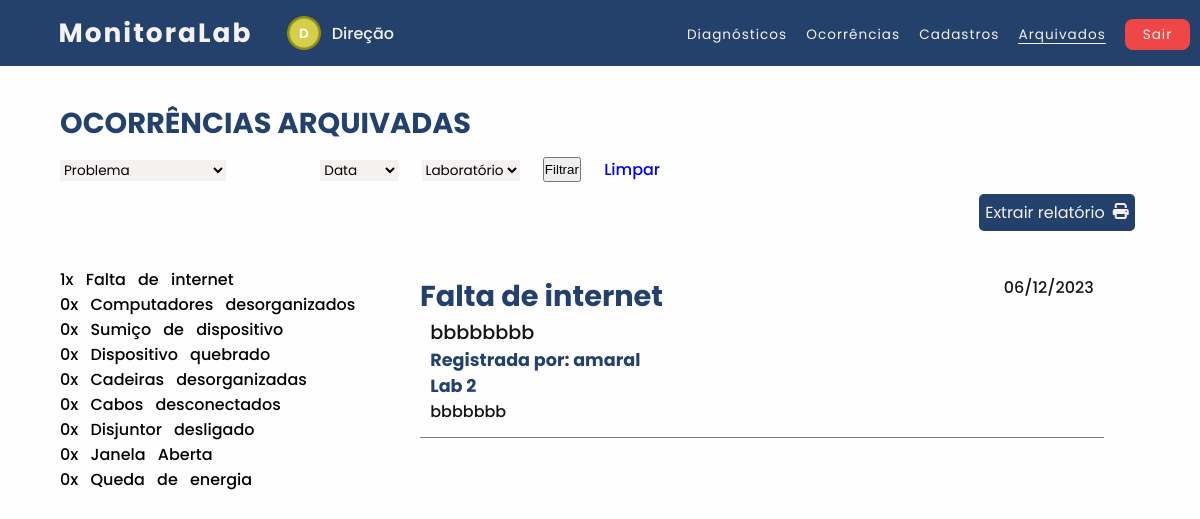
Screenshot of /usuarios/diretoria/ocorrencias-arquivadas.php (signed in) with the database file from the repository.
### tables this page shows
CREATE TABLE ocorrencia (
  ID int(11) NOT NULL,
  data date NOT NULL,
  titulo varchar(150) NOT NULL,
  laboratorio varchar(15) NOT NULL,
  problema varchar(30) NOT NULL,
  descricao varchar(500) NOT NULL,
  responsavel varchar(30) NOT NULL,
  arquivado varchar(5) NOT NULL,
  login_prof varchar(30) DEFAULT NULL
);

### usuarios/diretoria/ocorrencias-arquivadas.php (the view, shortened to what this page needs)
<?php
    include('../../php/classes/ocorrencias.php');
    $conexao = ConectarBanco();
    $Ocorrencia = new Ocorrencia();
    $sql_inicial = "SELECT * FROM `ocorrencia` WHERE `arquivado`='sim' AND";
    if (isset($_GET['problema']) && $_GET['problema'] != '' && isset($_GET['data']) && $_GET['data'] != '' && isset($_GET['lab']) && $_GET['lab'] != '')
    {
        $sql_query = $conexao->query($sql_inicial . " `problema`='" . $_GET['problema'] . "' AND " . $Ocorrencia->PegarData($_GET['data']) . " AND `laboratorio`='" . $_GET['lab'] . "' ORDER BY `Data`DESC");
    }
    else if (isset($_GET['problema']) && $_GET['problema'] != '' && isset($_GET['data']) && $_GET['data'] != '')
    {
        $sql_query = $conexao->query($sql_inicial . " `problema`='" . $_GET['problema'] . "' AND " . $Ocorrencia->PegarData($_GET['data']) . " ORDER BY `Data` DESC");
    }
    else if (isset($_GET['data']) && $_GET['data'] != '' && isset($_GET['lab']) && $_GET['lab'] != '')
    {
        $sql_query = $conexao->query($sql_inicial . $Ocorrencia->PegarData($_GET['data']) . " AND `laboratorio`='" . $_GET['lab'] . "' ORDER BY `Data` DESC");
    }
    else if (isset($_GET['problema']) && $_GET['problema'] != '' && isset($_GET['lab']) && $_GET['lab'] != '')
    {
        $sql_query = $conexao->query($sql_inicial . " `problema`='" . $_GET['problema'] . "' AND `laboratorio`='" . $_GET['lab'] . "' ORDER BY `Data` DESC");
    }
    else if (isset($_GET['problema']) && $_GET['problema'] != '')
    {
        $sql_query = $conexao->query($sql_inicial . " `problema`='" . $_GET['problema'] . "'  ORDER BY `Data` DESC");
    }
    else if (isset($_GET['data']) && $_GET['data'] != '')
    {
        $sql_query = $conexao->query($sql_inicial . $Ocorrencia->PegarData($_GET['data']) . "  ORDER BY `Data` DESC");
    }
    else if (isset($_GET['lab']) && $_GET['lab'] != '')
    {
        $sql_query = $conexao->query($sql_inicial . " `laboratorio`='" . $_GET['lab'] . "'  ORDER BY `Data` DESC");
    }
    else
    {
        $sql_query = $conexao->query("SELECT * FROM `ocorrencia` WHERE `arquivado`='sim' ORDER BY `Data` DESC");
    }
   $faltaInternet = $conexao->query($sql_inicial . " `problema`='Falta de internet'");
   $quantidadeFalta = mysqli_num_rows($faltaInternet);
   $pcDesorganizado = $conexao->query($sql_inicial . " `problema`='Computadores desorganizados'");
   $quantidadePC = mysqli_num_rows($pcDesorganizado);
   $sumicoDispositivo = $conexao->query($sql_inicial . " `problema`='Sumiço de dispositivos'");
   $quantidadeSumico = mysqli_num_rows($sumicoDispositivo);
   $dispositivoQuebrado = $conexao->query($sql_inicial . " `problema`='Dispositivo quebrado'");
   $quantidadeDispQuebrado = mysqli_num_rows($dispositivoQuebrado);
   $CadeirasDesorganizadas = $conexao->query($sql_inicial . " `problema`='Cadeiras desorganizadas'");
   $quantidadeCadeiras = mysqli_num_rows($CadeirasDesorganizadas);
   $cabosDesconectados = $conexao->query($sql_inicial . " `problema`='Cabos desconectados'");
   $quantidadeCabos = mysqli_num_rows($cabosDesconectados);
   $disjuntorDesligado = $conexao->query($sql_inicial . " `problema`='Disjuntor desligado'");
   $quantidadeDisjuntor = mysqli_num_rows($disjuntorDesligado);
   $janelaAberta = $conexao->query($sql_inicial . " `problema`='Janela aberta'");
   $quantidadeJanela = mysqli_num_rows($janelaAberta);
   $quedaEnergia = $conexao->query($sql_inicial . " `problema`='Queda de energia'");
   $quantidadeQueda = mysqli_num_rows($quedaEnergia);
?>
<!DOCTYPE html>
<html lang="pt-br">
    <head>
        <link rel="stylesheet" type="text/css" href="../../css/navbar.css">
        <link rel="stylesheet" type="text/css" href="../../css/ocorrencias-arquivadas.css">
        <link rel="stylesheet" href="../../css/fonte-alert.css">
        <link rel="stylesheet" href="https://cdnjs.cloudflare.com/ajax/libs/font-awesome/6.4.2/css/all.min.css"
 />
        <link rel="stylesheet" type="text/css" href="../../css/icone-tema.css">
    </head>
    <body id="body">
        <nav>
        <h1 class="logo">MonitoraLab</h1>
        <img src="../../icons/icone-direcao.png" class="icone-usuario">
        <div class="usuario">Direção</div>
            <ul>
                <li><a class="nav-li" href="inicio.php">Diagnósticos</a></li>
                <li><a class="nav-li" href="ocorrencias.php">Ocorrências</a></li>
                <li><a class="nav-li" href="professores-cadastrados.php">Cadastros</a></li>
                <li><a class="active" href="">Arquivados</a></li>
                <li><a class="Btn-Sair" onclick="Sair()" style="cursor: pointer;">Sair</a> </li>
            </ul>
        </nav>
        <h2>Ocorrências Arquivadas</h2>
        <form method="post" action="../../php/classes/usuarios.php" id="pai">
            <div id="Problema">
                <select id="problema" name="problema" title="problema">
                    <option value="">Problema</option>
                </select>
            </div>
            <div id="Data">
                <select id="data" name="data" title="data">
                    <option value="">Data</option>
                </select>
            </div>
            <div class="Laboratorio">
                <select id="laboratorio" name="laboratorio" title="laboratorio">
                    <option value="">Laboratório</option>
                </select>
            </div>
            <button type="submit" name="filtro">Filtrar</button>
            <a href="../../php/classes/usuarios.php?limpar=true">Limpar</a>
        </form>
        <button class="botao-extrair"
            onclick="GerarPDF('<?php echo $_GET['problema'] ?>', '<?php echo $_GET['data'] ?>', '<?php echo $_GET['lab'] ?>')">
                Extrair relatório
            <i class="fa-solid fa-print"></i>
        </button>
        <div class="container-geral">
            <div class="container-problemas">
                <label class="problemas"><?php echo $quantidadeFalta ;?>x Falta de internet</label>
                <label class="problemas"><?php echo $quantidadePC ;?>x Computadores desorganizados</label>
                <label class="problemas"><?php echo $quantidadeSumico ;?>x Sumiço de dispositivo</label>
                <label class="problemas"><?php echo $quantidadeDispQuebrado ;?>x Dispositivo quebrado</label>
                <label class="problemas"><?php echo $quantidadeCadeiras ;?>x Cadeiras desorganizadas</label>
                <label class="problemas"><?php echo $quantidadeCabos ;?>x Cabos desconectados</label>
                <label class="problemas"><?php echo $quantidadeDisjuntor ;?>x Disjuntor desligado</label>
                <label class="problemas"><?php echo $quantidadeJanela ;?>x Janela Aberta</label>
                <label class="problemas"><?php echo $quantidadeQueda ;?>x Queda de energia</label>
            </div>
            <div class="container-ocorrencia">
            <?php
                while ($ocorrencia = $sql_query->fetch_assoc())
                {
            ?>
            <div class='item'>
                <div class="cabecalho-ocorrencia">
                    <div class="problema-data">
                        <label class="titulo-problema"><?php echo $ocorrencia['problema']; ?></label>
                        <label class="data-ocorrencia"><?php echo date('d/m/Y', strtotime($ocorrencia['data'])); ?></label>
                    </div>
                    <div class="titulo-ocorrencia"><?php echo $ocorrencia['titulo']; ?></div>
                </div>
                <div class="infos-ocorrencia">
                    <label class="responsavel">Registrada por: <?php echo $ocorrencia['responsavel']; ?></label>
                    <label class="laboratorio"><?php echo $ocorrencia['laboratorio']; ?></label>
                </div>
                <div class="descricao-ocorrencia">
                    <?php echo $ocorrencia['descricao']; ?>
                </div>
            </div>
            <?php
                }
            ?>
            </div>
        </div>
    </body>
</html>

### css/navbar.css (style rules this page uses)
nav { background-color: var(--azul-1); color: var(--branco-1); padding: 1.1% 2%; display: flex; align-items: center; }
.logo { font-family: 'Poppins', sans-serif; font-size: 165%; font-weight: bold; letter-spacing: 2px; margin-left: 2%; }
.icone-usuario { margin-left: 3%; margin-right: 0.4%; width: 3%; }
.usuario { font-family: 'Poppins', sans-serif; font-size: 100%; margin-left: 0.5%; }
nav ul { position: absolute; margin-left: 54%; }
nav ul li { display: inline-block; line-height: 80%; margin-left: 15px; }
nav ul li a { color: var(--branco-1); font-family: 'Poppins', sans-serif; font-size: 85%; letter-spacing: 1px; line-height: 20%; position: relative; font-weight: 400; }
.nav-li::after { content: " "; width: 0%; height: 1px; background-color: var(--branco-1); position: absolute; bottom: 0; left: 0; transition: 0.2s ease-in-out; }
.active::after { content: " "; width: 100%; height: 1px; background-color: var(--branco-1); position: absolute; bottom: 0; left: 0; }
.Btn-Sair { background-color: var(--vermelho-1); padding: 20% 60%; border-radius: 8px; }

### css/ocorrencias-arquivadas.css (style rules this page uses)
html { min-height: 100vh; }
* { margin: 0; padding: 0; text-decoration: none; list-style: none; letter-spacing: normal; }
body { background: var(--fundo); font-family:'Poppins', sans-serif; font-weight: 470; letter-spacing: 5px; }
h2 { color: var(--h2); text-transform: uppercase; margin: 3% 0 0 5%; letter-spacing: normal; font-size: 180%; font-family: 'Poppins', sans-serif; }
.botao-extrair { background-color: var(--azul-1); color: var(--branco-1); width: auto; height: auto; font-family: 'Poppins', sans-serif; border: none; display: flex; margin: 1% 0 2% 81.6%; font-size: 100%; padding: 0.5%; border-radius: 5px; cursor: pointer; }
.fa-solid { margin: 1.5% 0 0 8px; }
.container-geral { display: flex; justify-content: space-between; }
.item { border-bottom: 1px solid var(--cinza-3); margin: 1% 5% 0 0; }
.problema-data { display: flex; justify-content:space-between; }
.titulo-problema { color: var(--titulo); letter-spacing: normal; font-size: 180%; font-family: 'Poppins', sans-serif; font-weight: 700; }
.data-ocorrencia { color: var(--dados); padding-right: 1.5%; }
.titulo-ocorrencia { font-weight: 450; font-size: 1.2rem; color: var(--dados); padding-left: 1.5%; }
.infos-ocorrencia { display: flex; flex-direction: column; padding-left: 1.5%; }
.responsavel { color: var(--azul-1); font-size: 110%; font-family: 'Poppins', sans-serif; font-weight: 700; }
.laboratorio { color: var(--titulo); font-size: 110%; font-family: 'Poppins', sans-serif; font-weight: 700; }
.descricao-ocorrencia { color: var(--dados); margin: 0 0 2% 0; margin-left: 1.5%; width: 90%; }
.container-problemas { display: flex; flex-direction: column; margin: 1% 0 0 5%; font-family: 'Poppins', sans-serif; font-weight: 450; text-align: justify; word-spacing: 8px; }
.container-ocorrencia { display: flex; flex-direction: column; text-align: justify; width: 60%; margin: 1% 5% 0 0; }
#pai { display: flex; flex-direction: row; justify-content: space-between; max-width: 50%; margin: 1% 0 0 5%; font-family: 'Poppins', sans-serif; }
#problema { border: none; width: 70%; font-family: 'Poppins', sans-serif; font-size: 85%; }
#data { border: none; width: auto; font-family: 'Poppins', sans-serif; font-size: 85%; }
#laboratorio { border: none; width: auto; font-family: 'Poppins', sans-serif; font-size: 85%; }
select { background-color: var(--branco-1); }

### css/cores.css (style rules this page uses)
.tema-claro, :root { --azul-1: #24416B; --azul-2:#5E93E0; --branco-1: #f5f1f1; --vermelho-1: #EF4747; --vermelho-2: #d83b3b; --amarelo-1:#DDD73C; --preto-1: #000000; --cinza-1: #939393; --cinza-2: #7d7d7d4c; --cinza-3: #7d7d7d; --cinza-4: #4e4e4eb4; --preto-2: #0000001c; --preto-3: #141414; --icone: #fefefe; --fundo: #fefefe; --fundo-botao: #24416B; --h2: #24416B; --titulo-dados: #141414; --voltar: #090808; --titulo: #24416B; --dados: #141414; --ver-diag: #24416B; --caixa: #fefefe; --borda-caixa: #4e4e4eb4; --sombra: #0000001c; --texto-branco:#fefefe; --txt: #4e4e4eb4; --txt-hover: #7d7d7d4c; --miniatura:#4e4e4eb4; }
.tema-escuro, :root { --icone: #fefefe; --fundo: #091932; --fundo-botao: #091932; --h2: #fefefe; --titulo-dados: #e9e5e5; --voltar: #fefefe; --titulo: #fefefe; --dados: #fefefe; --ver-diag: #bdbdbd; --caixa: #24416B; --borda-caixa:#fefefe; --sombra: #fefefe14; --texto-branco:#fefefe; --txt: #4e4e4eb4; --miniatura: #fefefe; }

### usuarios/diretoria/ocorrencias-arquivadas.php (style rules this page uses)
body { visibility: hidden; }

### rows the page displays
ocorrencia: problema "Falta de internet", data "06/12/2023", titulo "bbbbbbbb", responsavel "amaral", laboratorio "Lab 2", descricao "bbbbbbb"

### other values shown
$quantidadeFalta "1"
$quantidadePC "0"
$quantidadeSumico "0"
$quantidadeDispQuebrado "0"
$quantidadeCadeiras "0"
$quantidadeCabos "0"
$quantidadeDisjuntor "0"
$quantidadeJanela "0"
$quantidadeQueda "0"
